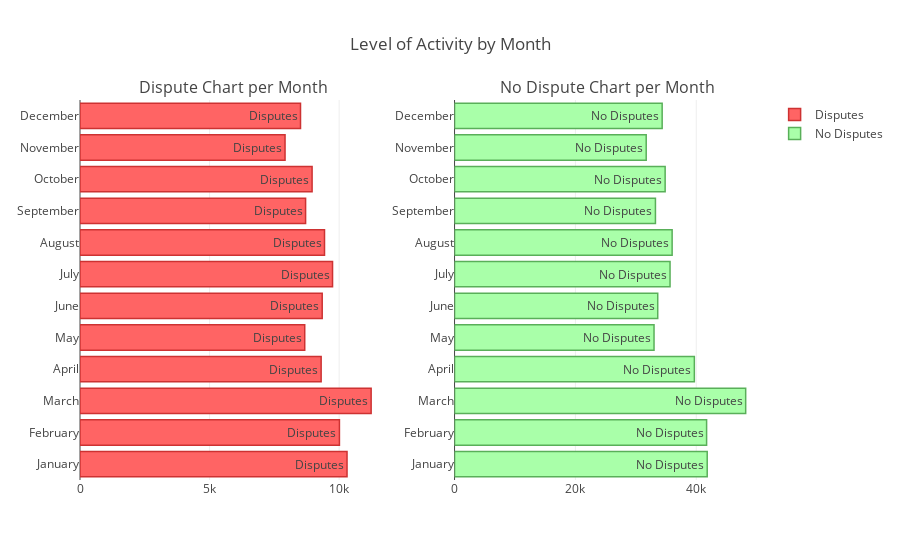

The notebook cell saved with this chart:
### Code cell
# Most active months
months = ['January', 'February', 'March', 'April', 'May', 'June', 'July', 'August', 'September',
         'October', 'November', 'December']
disputes_by_month = [dis_january, dis_february, dis_march, dis_april, dis_may, dis_june, dis_july, dis_august, dis_september,
                    dis_october, dis_november, dis_december]

nodisputes_by_month = [nodis_january, nodis_february, nodis_march, nodis_april, nodis_may, nodis_june, nodis_july, 
                       nodis_august, nodis_september, nodis_october, nodis_november, nodis_december]


disputes_chart = go.Bar(
    y=months,
    x=disputes_by_month,
    orientation='h',
    name='Disputes',
    text='Disputes',
    marker=dict(
        color='#FF6464',
    line=dict(
        color='#CD3232',
        width=1.5
    ))
)

nodisputes_chart = go.Bar(
    y=months,
    x=nodisputes_by_month,
    orientation='h',
    name='No Disputes',
    text='No Disputes',
    marker=dict(
        color='#A9FFA9',
    line=dict(
        color='#59AF59',
        width=1.5
    ))
)

fig = tls.make_subplots(rows=1, cols=2, specs=[[{}, {}]],
                          subplot_titles=('Dispute Chart per Month',
                                          'No Dispute Chart per Month'))

fig.append_trace(disputes_chart, 1, 1)
fig.append_trace(nodisputes_chart, 1, 2)

fig['layout'].update(showlegend=True, title="Level of Activity by Month")
iplot(fig)

### Figure 1 — Plotly figure (JSON) as saved in the notebook; plotly's stock layout.template omitted (floating-point values rounded to 4 significant figures)
{"data": [{"marker": {"color": "#FF6464", "line": {"color": "#CD3232", "width": 1.5}}, "name": "Disputes", "orientation": "h", "text": "Disputes", "type": "bar", "x": [10304, 10011, 11234, 9305, 8672, 9346, 9745, 9435, 8705, 8956, 7912, 8509], "xaxis": "x1", "y": ["January", "February", "March", "April", "May", "June", "July", "August", "September", "October", "November", "December"], "yaxis": "y1"}, {"marker": {"color": "#A9FFA9", "line": {"color": "#59AF59", "width": 1.5}}, "name": "No Disputes", "orientation": "h", "text": "No Disputes", "type": "bar", "x": [41809, 41708, 48175, 39681, 33008, 33621, 35658, 36004, 33243, 34848, 31714, 34354], "xaxis": "x2", "y": ["January", "February", "March", "April", "May", "June", "July", "August", "September", "October", "November", "December"], "yaxis": "y2"}], "layout": {"annotations": [{"font": {"size": 16}, "showarrow": false, "text": "Dispute Chart per Month", "x": 0.225, "xanchor": "center", "xref": "paper", "y": 1.0, "yanchor": "bottom", "yref": "paper"}, {"font": {"size": 16}, "showarrow": false, "text": "No Dispute Chart per Month", "x": 0.775, "xanchor": "center", "xref": "paper", "y": 1.0, "yanchor": "bottom", "yref": "paper"}], "showlegend": true, "title": "Level of Activity by Month", "xaxis1": {"anchor": "y1", "domain": [0.0, 0.45]}, "xaxis2": {"anchor": "y2", "domain": [0.55, 1.0]}, "yaxis1": {"anchor": "x1", "domain": [0.0, 1.0]}, "yaxis2": {"anchor": "x2", "domain": [0.0, 1.0]}}}
